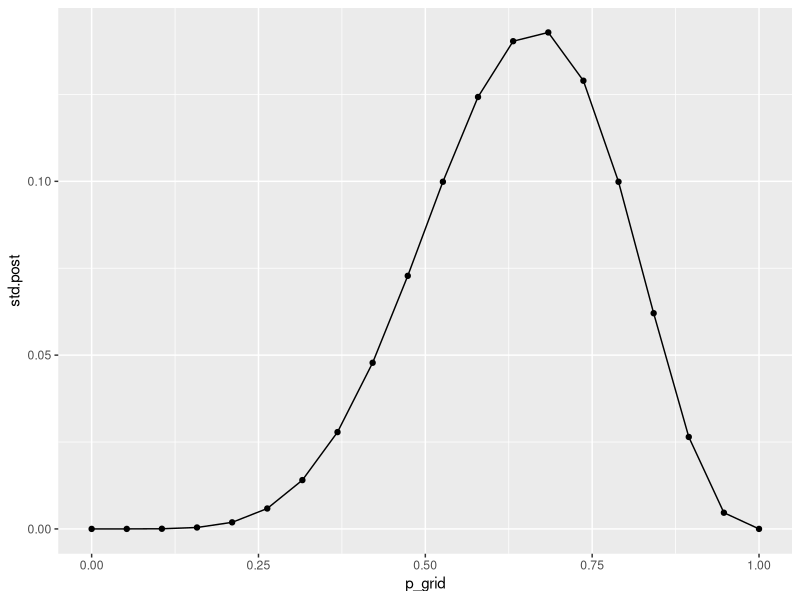
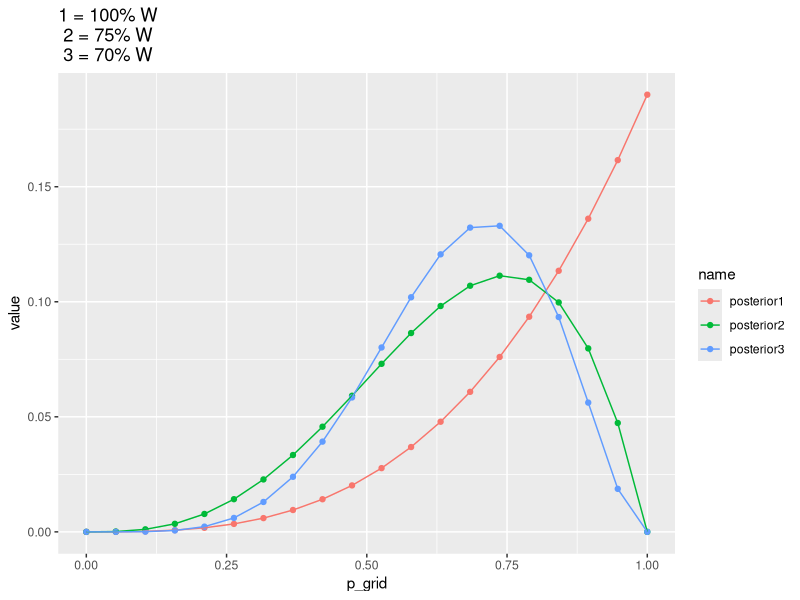
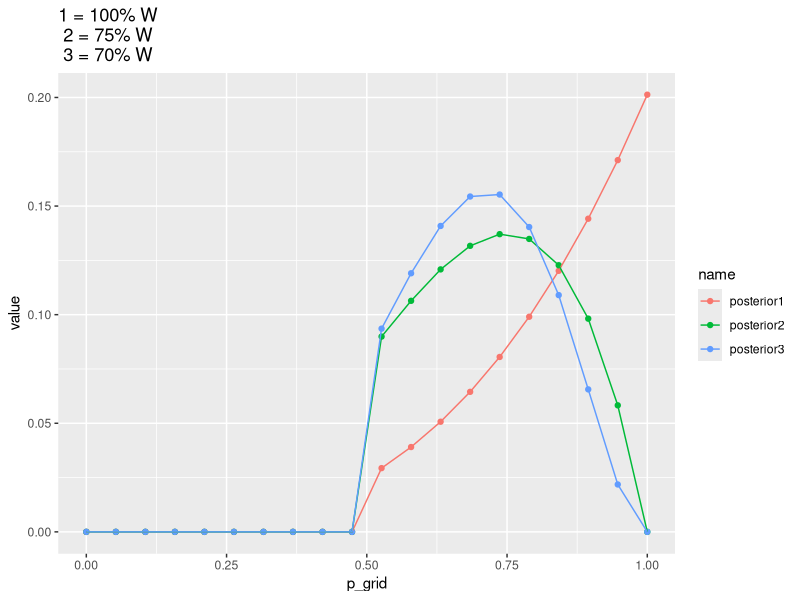

Source code (R) for these figures, in order:
## ---- chunk 1
library(here)
library(dplyr)
library(tidyr)
library(ggplot2)
here.pth <- here()
knitr::opts_chunk$set(echo = TRUE, root.dir = here.pth)
## ---- chunk 2
# define grid
grid_dat <- tibble::tibble(p_grid = seq( from = 0, to = 1, length.out = 20))
grid_dat
## ---- chunk 3
grid_dat %>% 
  mutate(prior = rep( 1, 20 ),  # I'm not sure why it isn't 0.5
         likelihood = dbinom( 6, size = 9, prob = p_grid), # find likelihood for our data at a p
         unstd.post = likelihood * prior,
         std.post = unstd.post/sum(unstd.post)) %>% 
  ggplot(aes(p_grid, std.post)) + 
  geom_point() + 
  geom_line()
## ---- chunk 4

grid_dat %>% 
  mutate(prior = rep( 1, 20 ),
         #--first data set
         likelihood1 = dbinom( 3, size = 3, prob = p_grid), 
         unstd.post1 = likelihood1 * prior,
         posterior1 = unstd.post1/sum(unstd.post1),
         #--second data set
         likelihood2 = dbinom( 3, size = 4, prob = p_grid ), 
         unstd.post2 = likelihood2 * prior,
         posterior2 = unstd.post2/sum(unstd.post2),
         #--third data set
         likelihood3 = dbinom( 5, size = 7, prob = p_grid ), 
         unstd.post3 = likelihood3 * prior,
         posterior3 = unstd.post3/sum(unstd.post3)) %>%
  select(p_grid, contains("posterior")) %>% 
  pivot_longer(posterior1:posterior3) %>% 
  ggplot(aes(p_grid, value, color = name, group = name)) + 
  geom_point() + 
  geom_line() + 
  labs(title = "1 = 100% W\n 2 = 75% W\n 3 = 70% W")

## ---- chunk 5

grid_dat %>% 
  mutate(prior = c(rep( 0, 10 ), rep( 0.5, 10)),
         #--first data set
         likelihood1 = dbinom( 3, size = 3, prob = p_grid), 
         unstd.post1 = likelihood1 * prior,
         posterior1 = unstd.post1/sum(unstd.post1),
         #--second data set
         likelihood2 = dbinom( 3, size = 4, prob = p_grid ), 
         unstd.post2 = likelihood2 * prior,
         posterior2 = unstd.post2/sum(unstd.post2),
         #--third data set
         likelihood3 = dbinom( 5, size = 7, prob = p_grid ), 
         unstd.post3 = likelihood3 * prior,
         posterior3 = unstd.post3/sum(unstd.post3)) %>%
  select(p_grid, contains("posterior")) %>% 
  pivot_longer(posterior1:posterior3) %>% 
  ggplot(aes(p_grid, value, color = name, group = name)) + 
  geom_point() + 
  geom_line() + 
  labs(title = "1 = 100% W\n 2 = 75% W\n 3 = 70% W")


## ---- chunk 6

prob_earth <- 0.5
prob_land_given_earth <- 0.3
prob_land <- 130/200

prob_earth_given_land <- prob_land_given_earth * prob_earth / prob_land

prob_earth_given_land
